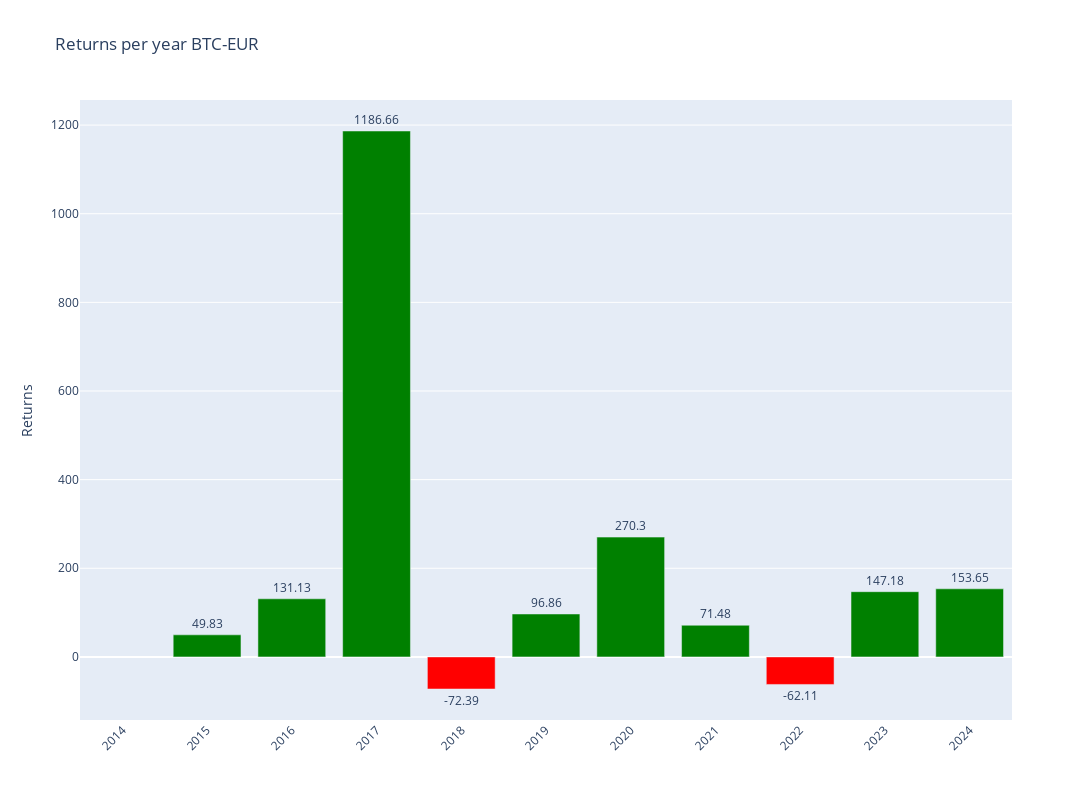

The cell this chart's notebook holds for it:
### Code cell
# Plotly
fig = make_subplots()

# Add colors
colors = ['green' if x >= 0 else 'red' for x in annual_data['Return']]

# Graph (1,1)
fig.add_trace(go.Bar(y=annual_data['Return'],x=annual_data['Return'].index,text=round(annual_data['Return'],2),textposition='outside',marker_color=colors,hoverinfo='skip'),row=1,col=1)

# Update xaxis properties
fig.update_yaxes(title_text="Returns", row=1, col=1)

fig.update_layout(xaxis=dict(tickvals=annual_data.index,tickangle=-45),height=800, width=1300,title=f"Returns per year {ticker}")

fig.show()

### Figure 1 — Plotly figure (JSON) as saved in the notebook; plotly's stock layout.template omitted (floating-point values rounded to 4 significant figures)
{"data": [{"hoverinfo": "skip", "marker": {"color": ["red", "green", "green", "green", "red", "green", "green", "green", "red", "green", "green"]}, "text": [null, 49.83, 131.1, 1187.0, -72.39, 96.86, 270.3, 71.48, -62.11, 147.2, 153.7], "textposition": "outside", "type": "bar", "x": [2014, 2015, 2016, 2017, 2018, 2019, 2020, 2021, 2022, 2023, 2024], "xaxis": "x", "y": [null, 49.83, 131.1, 1187.0, -72.39, 96.86, 270.3, 71.48, -62.11, 147.2, 153.7], "yaxis": "y"}], "layout": {"height": 800, "title": {"text": "Returns per year BTC-EUR"}, "width": 1300, "xaxis": {"anchor": "y", "domain": [0, 1], "tickangle": -45, "tickvals": [2014, 2015, 2016, 2017, 2018, 2019, 2020, 2021, 2022, 2023, 2024]}, "yaxis": {"anchor": "x", "domain": [0, 1], "title": {"text": "Returns"}}}}
